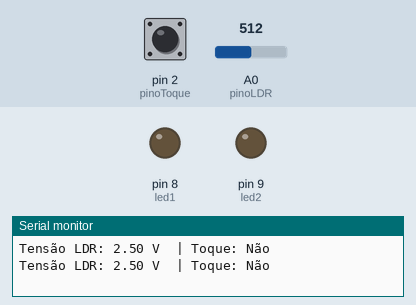
This sketch was run on a simulated Arduino Uno, built with avr-gcc and run on an emulated ATmega328P. Parts: output pins drawn as LEDs (lit = HIGH), the last lines printed to the serial monitor. Inputs (shaded band) come from the test bench; at power-on: pin 2 (pinoToque) HIGH, A0 (pinoLDR) = 512.

Above: at 1.8 s.
1.9 s: pin 2 (pinoToque) pulled LOW for 1.2 s
At 2.6 s:
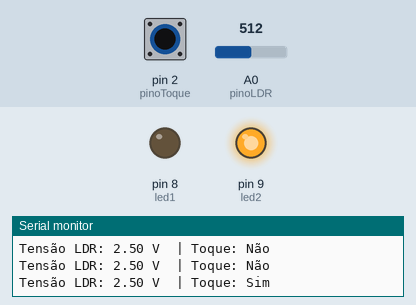
5.5 s: A0 (pinoLDR) set to 223
7.2 s: A0 (pinoLDR) set to 193
At 8.5 s:
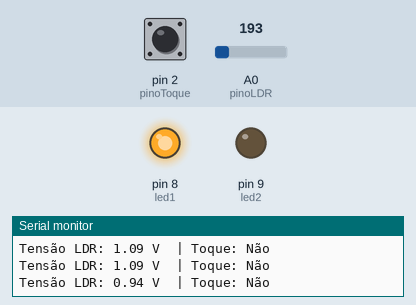
9.5 s: pin 2 (pinoToque) pulled LOW for 1.2 s
At 10.8 s:
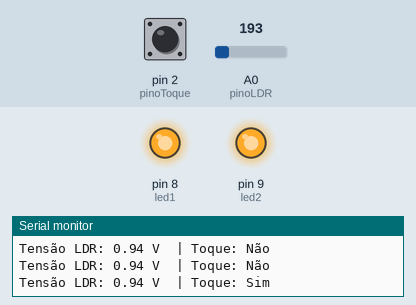
12.5 s: pin 2 (pinoToque) pulled LOW for 3.2 s
At 17.2 s:
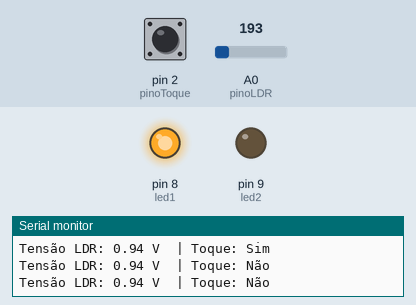
17.5 s: A0 (pinoLDR) set to 306
At 18.8 s:
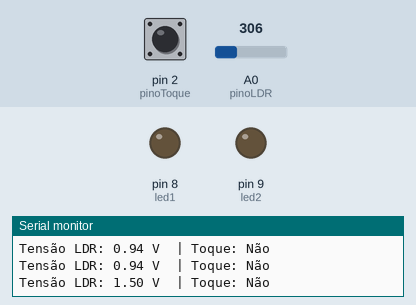
Timing chart, 0 to 20.5 s (numbered marks = the images above; inputs shaded):
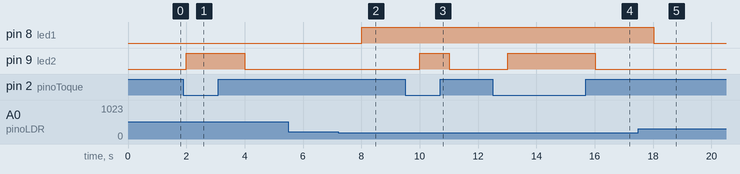

Measured:
- the behaviour switches between 205 and 204 on A0 (pinoLDR) (found by bisection; images 1 and 2)
- after the input at 1.9 s, pin 9 (led2): LOW → HIGH after 0.10 s, → LOW 2.0 s later
- after the input at 7.2 s, pin 8 (led1): LOW → HIGH after 0.81 s
- after the input at 9.5 s, pin 9 (led2): LOW → HIGH after 0.51 s, → LOW 1.0 s later
- after the input at 12.5 s, pin 9 (led2): LOW → HIGH after 0.51 s, → LOW 3.0 s later
- after the input at 17.5 s, pin 8 (led1): HIGH → LOW after 0.51 s

The sketch:

ldr_capacitivo_leds_.ino
```cpp
#include <Arduino.h>
const int pinoLDR = A0;
const int pinoToque = 2;
const int led1 = 8;
const int led2 = 9;

// Define o limite de tensão abaixo do qual consideramos "escuro"
const float limiteTensaoEscuro = 1.0; // por exemplo, < 1V = escuro

void setup() {
  pinMode(pinoLDR, INPUT);
  pinMode(pinoToque, INPUT_PULLUP); // Ativa pull-up interno
  pinMode(led1, OUTPUT);
  pinMode(led2, OUTPUT);
  Serial.begin(9600);
}

void loop() {
  int valLDR = analogRead(pinoLDR);
  float tensaoLDR = valLDR * 5.0 / 1023.0;
  int toque = digitalRead(pinoToque);

  Serial.print("Tensão LDR: ");
  Serial.print(tensaoLDR);
  Serial.print(" V  | Toque: ");
  Serial.println(toque == LOW ? "Sim" : "Não");

  // Estado 3: escuro e toque
  if (tensaoLDR < limiteTensaoEscuro && toque == LOW) {
    digitalWrite(led1, HIGH);
    digitalWrite(led2, HIGH);
  }
  // Estado 1: apenas escuro
  else if (tensaoLDR < limiteTensaoEscuro) {
    digitalWrite(led1, HIGH);
    digitalWrite(led2, LOW);
  }
  // Estado 2: apenas toque
  else if (toque == LOW) {
    digitalWrite(led1, LOW);
    digitalWrite(led2, HIGH);
  }
  // Nenhuma condição
  else {
    digitalWrite(led1, LOW);
    digitalWrite(led2, LOW);
  }

  delay(1000);
}
```

ldr_cap_led.cpp
```cpp
#include <Arduino.h>
const int pinoLDR = A0;
const int pinoToque = 2;
const int led1 = 8;
const int led2 = 9;

// Define o limite de tensão abaixo do qual consideramos "escuro"
const float limiteTensaoEscuro = 1.0; // por exemplo, < 1V = escuro

void setup() {
  pinMode(pinoLDR, INPUT);
  pinMode(pinoToque, INPUT_PULLUP); // Ativa pull-up interno
  pinMode(led1, OUTPUT);
  pinMode(led2, OUTPUT);
  Serial.begin(9600);
}

void loop() {
  int valLDR = analogRead(pinoLDR);
  float tensaoLDR = valLDR * 5.0 / 1023.0;
  int toque = digitalRead(pinoToque);

  Serial.print("Tensão LDR: ");
  Serial.print(tensaoLDR);
  Serial.print(" V  | Toque: ");
  Serial.println(toque == HIGH ? "Sim" : "Não");

  // Estado 3: escuro e toque
  if (tensaoLDR < limiteTensaoEscuro && toque == HIGH) {
    digitalWrite(led1, HIGH);
    digitalWrite(led2, HIGH);
  }
  // Estado 1: apenas escuro
  else if (tensaoLDR < limiteTensaoEscuro) {
    digitalWrite(led1, HIGH);
    digitalWrite(led2, LOW);
  }
  // Estado 2: apenas toque
  else if (toque == HIGH) {
    digitalWrite(led1, LOW);
    digitalWrite(led2, HIGH);
  }
  // Nenhuma condição
  else {
    digitalWrite(led1, LOW);
    digitalWrite(led2, LOW);
  }

  delay(200);
}
```

ldr_capacitivo.cpp
```cpp
#include <Arduino.h>
const int pinoLDR = A0;       // LDR
const int pinoTouch = 2;      // Sensor metálico

void setup() {
  Serial.begin(9600);
  pinMode(pinoTouch, INPUT);
}

void loop() {
  // Leitura LDR
  int valLDR = analogRead(pinoLDR);
  float tensao = valLDR * 5.0 / 1023.0;

  // Leitura sensor metálico
  int toque = digitalRead(pinoTouch);

  // Mostrar no Serial
  Serial.print("LDR: ");
  Serial.print(valLDR);
  Serial.print(" → ");
  Serial.print(tensao, 2);
  Serial.print(" V");

  Serial.print("  |  Toque: ");
  Serial.println(toque == HIGH ? "TOCADO" : "NÃO TOCADO");

  delay(500);
}
```
